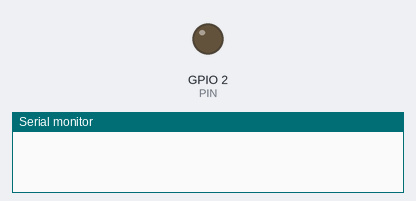
This sketch was run on a simulated ESP32. Parts: output pins drawn as LEDs (lit = HIGH), the last lines printed to the serial monitor. Nothing arrives over Bluetooth unless stated.

Above: at 0.0 s.
At 5.1 s:
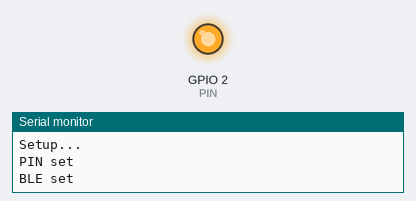
Timing chart, 0 to 7.8 s (numbered marks = the images above):
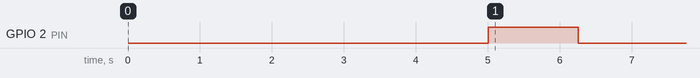

Measured:
- by itself, GPIO 2 (PIN): HIGH → LOW at 6.3 s

The sketch:

ble.ino
```cpp
#include <BLEAdvertisedDevice.h>
#include <BLEDevice.h>
#include <BLEScan.h>

const int PIN = 2;
const int CUTOFF = -60;

void setup() {
  Serial.begin(115200);
  delay(5000);
  Serial.println("Setup...");
  pinMode(PIN, OUTPUT);
  Serial.println("PIN set");
  BLEDevice::init("");
  Serial.println("BLE set");
  digitalWrite(PIN, HIGH);
}

void loop() {
  delay(250);
  Serial.println("Loop...");
  BLEScan *scan = BLEDevice::getScan();
  scan->setActiveScan(true);
  BLEScanResults results = scan->start(1);
  int best = CUTOFF;
  for (int i = 0; i < results.getCount(); i++) {
    BLEAdvertisedDevice device = results.getDevice(i);
    int rssi = device.getRSSI();
    if (rssi > best) {
      best = rssi;
    }
  }
  digitalWrite(PIN, best > CUTOFF ? HIGH : LOW);
  Serial.println("BEST: ", best);
}
```
